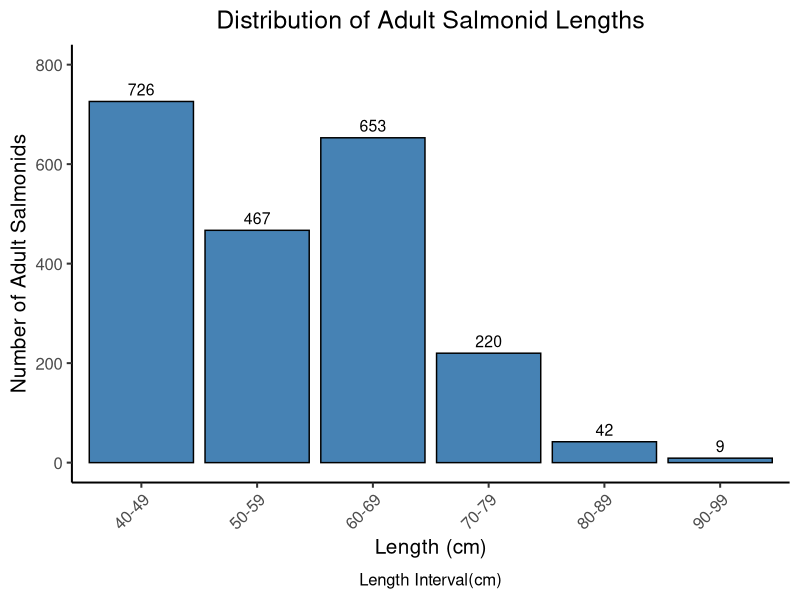

Generate this figure with R:
# Name: Justin Jang (Github: justinj4ng)
# DIDSON 2023-2024 Figures
# Last modified 5/1/2025

###
#Read a CSV file of estimated salmonid lengths and render histograms from data.
###

library("tidyverse")

#setwd("U:/Natural/_Fish/CDFW/DIDSON/Reports/2023-2024/Scripts")
setwd("C:/Users/justi/OneDrive/Desktop/2023-2024/Scripts")

lengths_df <- read_csv("salmonid lengths.csv")


# ggplot(lengths_df, aes(x = lengths, color = lengths)) +
#   theme_bw(base_size = 15) +
#   geom_histogram(binwidth = 5,
#                  breaks = c(40, 45, 50, 55, 60, 65, 70, 75, 80, 85, 90),
#                  fill = "steelblue", 
#                  color = "black") +
#   #geom_text(stat = 'count') +
#   labs(title = "Distribution of Adult Salmonid Lengths",
#        x = "Length (cm)",
#        y = "Number of Adult Salmonids",
#        theme(plot.title = element_text(hjust = 0.5))) +
#   theme_classic()

# Define breaks every 10 cm starting at 40
breaks <- seq(40, 100, by = 10)
# Create labels like "40-49", "50-59", etc.
labels <- paste0(breaks[-length(breaks)], "-", breaks[-1] - 1)

# Categorize lengths into bins
lengths_df$bins <- cut(lengths_df$lengths, 
                       breaks = breaks, 
                       right = FALSE, 
                       labels = labels, 
                       include.lowest = TRUE)

# Render plot with corrected bins and caption
ggplot(lengths_df, aes(x = bins)) +
  geom_bar(fill = "steelblue", color = "black") +
  ylim(0, 800) +
  geom_text(
    aes(label = after_stat(count)),  # Use computed count
    stat = "count",                   # Use stat to calculate counts
    vjust = -0.5,                     # Adjust vertical position
    size = 4,                         # Label size
    color = "black"
    ) +
  labs(title = "Distribution of Adult Salmonid Lengths",
       x = "Length (cm)",
       y = "Number of Adult Salmonids",
       caption = "Length Interval(cm)") +
  theme_classic(base_size = 15) +
  theme(plot.title = element_text(hjust = 0.5),
        axis.text.x = element_text(angle = 45, hjust = 1),
        plot.caption = element_text(hjust = 0.5, margin = margin(t = 10)))

